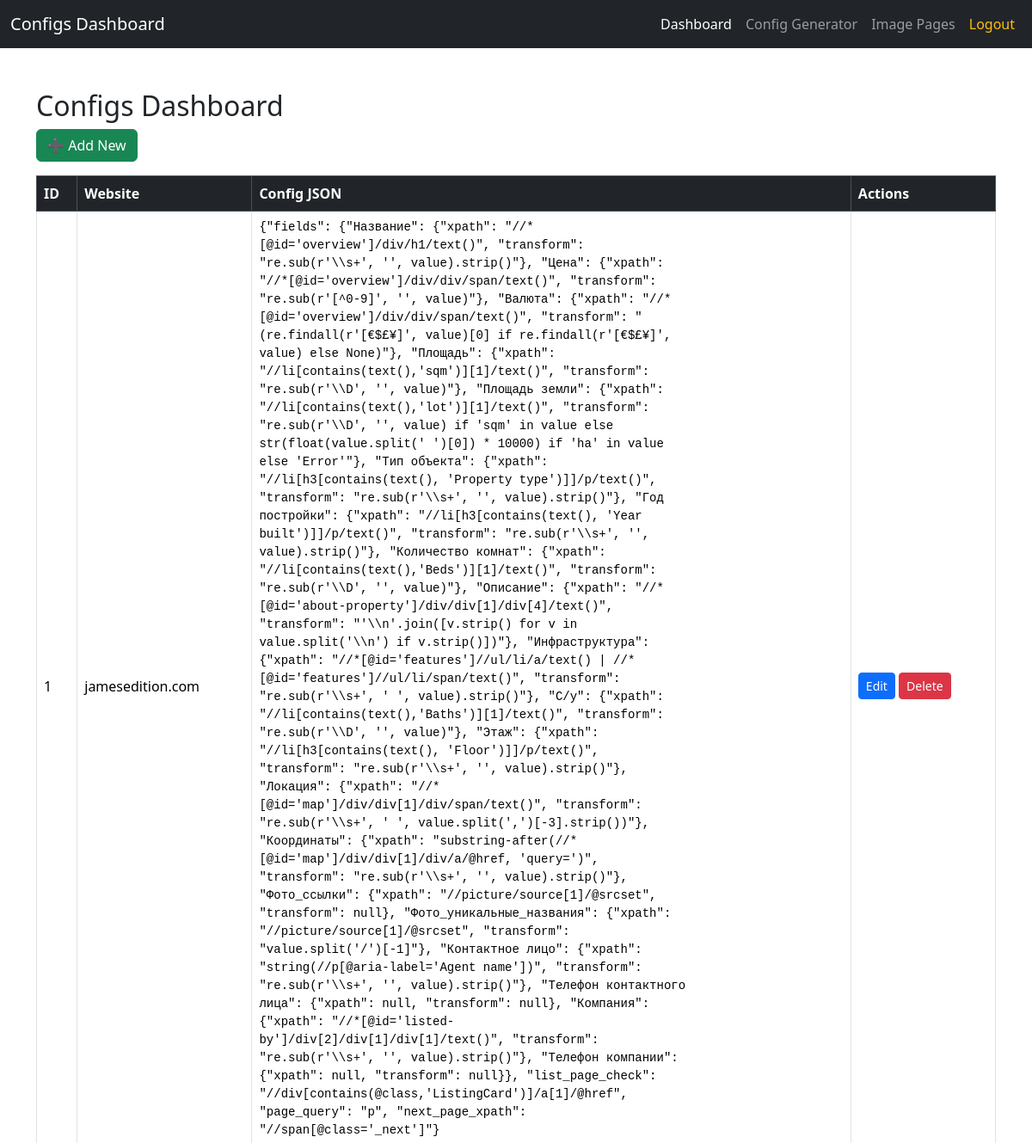
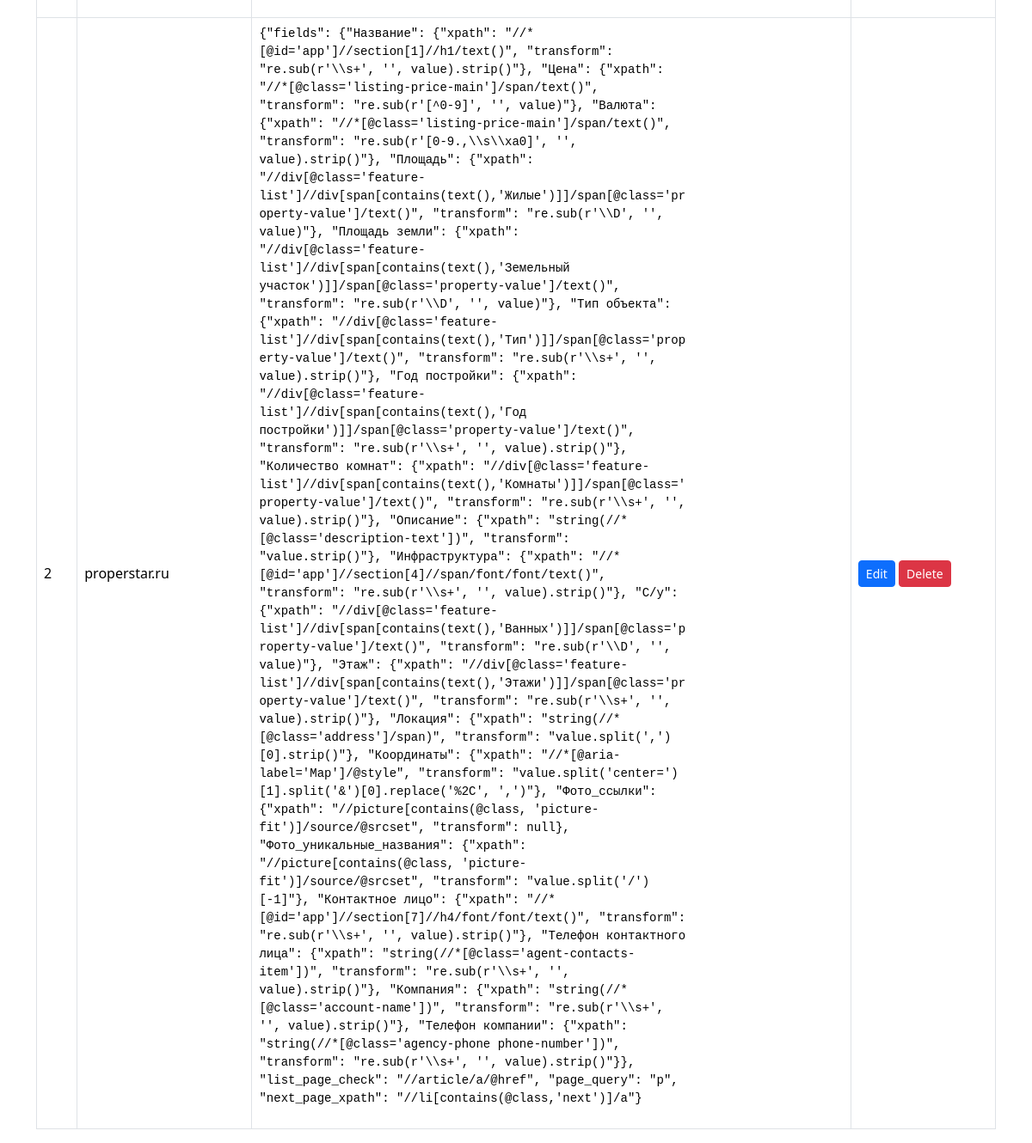
Page /dashboard (signed in) on the earlier database version (2 pictures, top to bottom).
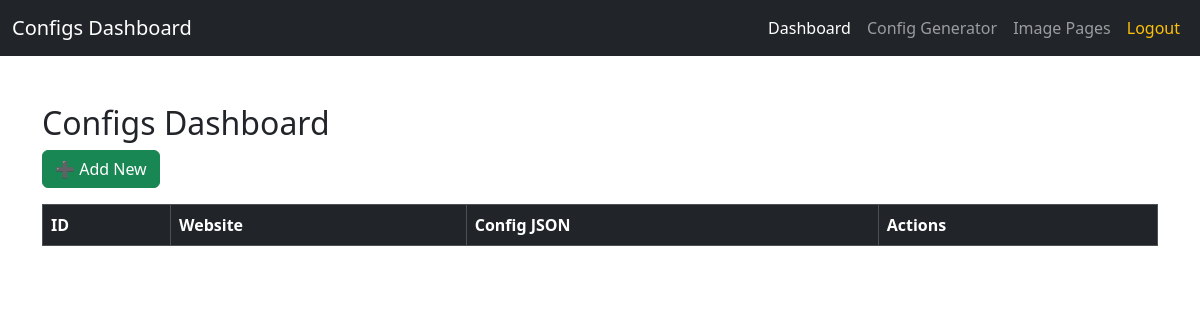
Same page on the later database version.
### tables this page shows
CREATE TABLE configs (
    id INTEGER PRIMARY KEY AUTOINCREMENT,
    website TEXT UNIQUE,
    config_json TEXT
);

### app.py (the view)
@app.route("/dashboard")
def dashboard():
    if not session.get("logged_in"):
        return redirect(url_for("login"))
    conn = sqlite3.connect(DB_FILE)
    c = conn.cursor()
    c.execute("SELECT id, website, config_json FROM configs")
    rows = c.fetchall()
    conn.close()
    return render_template("dashboard.html", configs=rows)

### templates/dashboard.html (shortened to what this page needs)
<!DOCTYPE html>
<html lang="en">
<head>
  <link href="https://cdn.jsdelivr.net/npm/bootstrap@5.3.2/dist/css/bootstrap.min.css" rel="stylesheet">
</head>
<body>
  <nav class="navbar navbar-expand-lg navbar-dark bg-dark">
    <div class="container-fluid">
      <a class="navbar-brand" href="{{ url_for('dashboard') }}">Configs Dashboard</a>
      <div class="collapse navbar-collapse" id="navbarNav">
        <ul class="navbar-nav ms-auto">
          <li class="nav-item">
            <a class="nav-link {% if request.endpoint == 'dashboard' %}active{% endif %}"
              href="{{ url_for('dashboard') }}">Dashboard</a>
          </li>
          <li class="nav-item">
            <a class="nav-link {% if request.endpoint == 'generator' %}active{% endif %}"
              href="{{ url_for('generator') }}">
              Config Generator
            </a>
          </li>
          <li class="nav-item">
            <a class="nav-link {% if request.endpoint == 'image_pages' %}active{% endif %}"
              href="{{ url_for('image_pages') }}">Image Pages</a>
          </li>
          <li class="nav-item">
            <a class="nav-link text-warning" href="{{ url_for('logout') }}">Logout</a>
          </li>
        </ul>
      </div>
    </div>
  </nav>
  <div class="container mt-5">
    <h2>Configs Dashboard</h2>
    <a href="{{ url_for('edit_field') }}" class="btn btn-success mb-3">➕ Add New</a>
    <div class="table-responsive">
      <table class="table table-bordered align-middle">
        <thead class="table-dark">
          <tr>
            <th>ID</th>
            <th>Website</th>
            <th>Config JSON</th>
            <th>Actions</th>
          </tr>
        </thead>
        <tbody>
          {% for row in configs %}
          <tr>
            <td>{{row[0]}}</td>
            <td>{{row[1]}}</td>
            <td>
              <pre>{{row[2]}}</pre>
            </td>
            <td>
              <a href="{{ url_for('edit_field', id=row[0]) }}" class="btn btn-primary btn-sm">Edit</a>
              <a href="{{ url_for('delete', id=row[0]) }}" class="btn btn-danger btn-sm">Delete</a>
            </td>
          </tr>
          {% endfor %}
        </tbody>
      </table>
    </div>
  </div>
</body>
</html>

### templates/dashboard.html (style rules this page uses)
th, td { vertical-align: middle; }

Differences in the rows shown:
removed configs: id "1", website "jamesedition.com", config_json "{\"fields\": {\"Название\": {\"xpath\": \"//*[@id='overview']/div/h1/text()\", \"transform\": \"re.sub(r'\\\\s+', '', value).strip()\"}, \"Цена\": {\"xpath\": \"//*[@id='overview']/div/div/span/text()\", \"transform\": \"re.sub(r'[^0-9]', '', value)\"}, \"Валюта\": {\"xpath\": \"//*[@id='overview']/div/div/span/text()\", \"transform\": \"(re.findall(r'[€$£¥]', value)[0] if re.findall(r'[€$£¥]', value) else None)\"}, \"Площадь\": {\"xpath\": \"//li[contains(text(),'sqm')][1]/text()\", \"transform\": \"re.sub(r'\\\\D', '', value)\"}, \"Площадь земли\": {\"xpath\": \"//li[contains(text(),'lot')][1]/text()\", \"transform\": \"re.sub(r'\\\\D', '', value) if 'sqm' in value else str(float(value.split(' ')[0]) * 10000) if 'ha' in value else 'Error'\"},…"
removed configs: id "2", website "properstar.ru", config_json "{\"fields\": {\"Название\": {\"xpath\": \"//*[@id='app']//section[1]//h1/text()\", \"transform\": \"re.sub(r'\\\\s+', '', value).strip()\"}, \"Цена\": {\"xpath\": \"//*[@class='listing-price-main']/span/text()\", \"transform\": \"re.sub(r'[^0-9]', '', value)\"}, \"Валюта\": {\"xpath\": \"//*[@class='listing-price-main']/span/text()\", \"transform\": \"re.sub(r'[0-9.,\\\\s\\\\xa0]', '', value).strip()\"}, \"Площадь\": {\"xpath\": \"//div[@class='feature-list']//div[span[contains(text(),'Жилые')]]/span[@class='property-value']/text()\", \"transform\": \"re.sub(r'\\\\D', '', value)\"}, \"Площадь земли\": {\"xpath\": \"//div[@class='feature-list']//div[span[contains(text(),'Земельный участок')]]/span[@class='property-value']/text()\", \"transform\":…"
